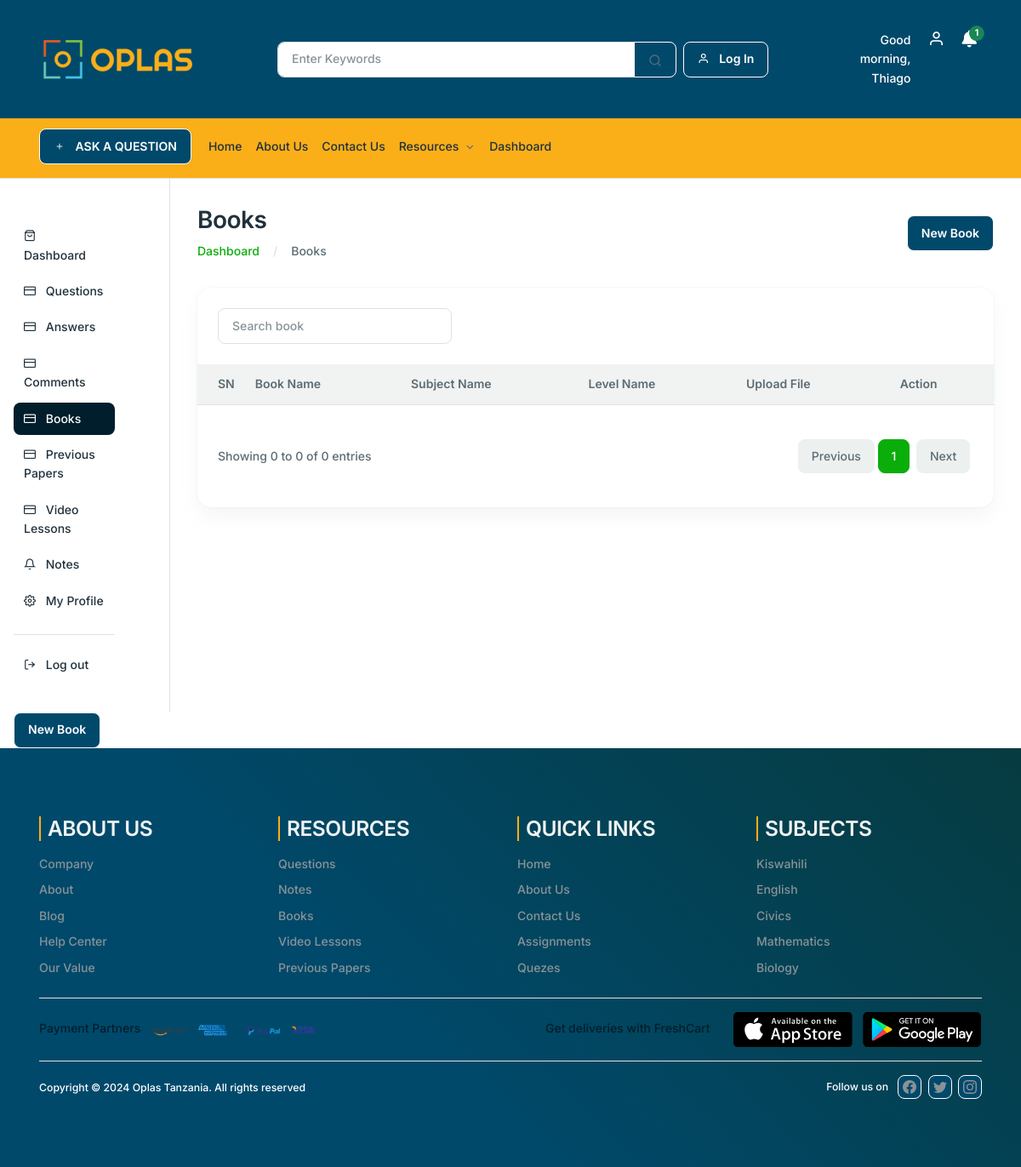
Page /backend-books (signed in) on the earlier database version.
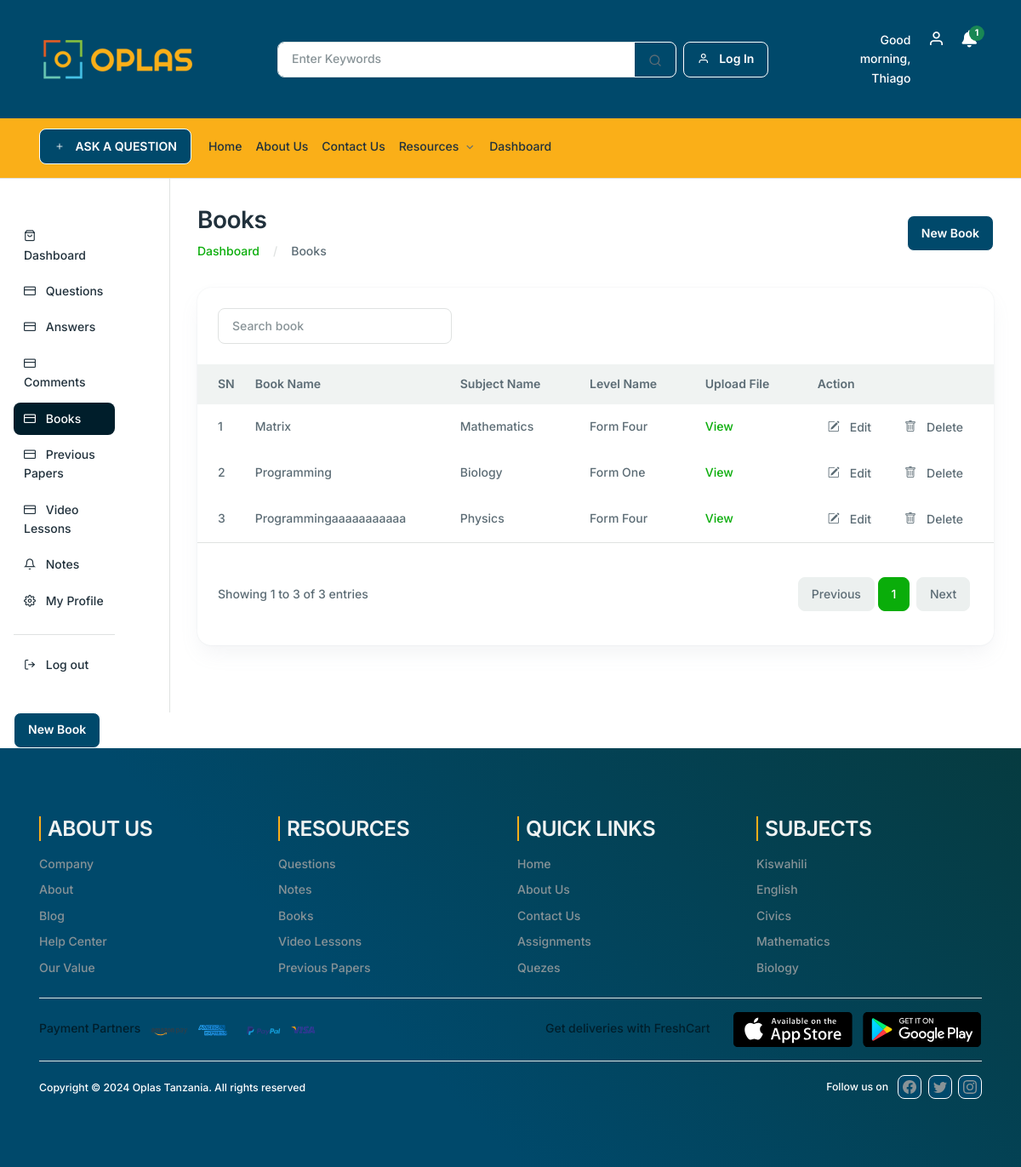
Same page on the later database version.
### base/models.py (models this page shows, shortened)
class Books(models.Model):
    BookName = models.CharField(max_length=100, verbose_name='Book Name')
    SubjectName = models.ForeignKey(Subjects, on_delete=models.CASCADE, verbose_name='Subject Name')
    LevelName = models.ForeignKey(SchoolLevels, on_delete=models.CASCADE, verbose_name='Level Name')
    UploadFile = models.FileField(upload_to="books", max_length=500, null=True, verbose_name='Upload File')
    CreatedDate = models.DateTimeField(auto_now_add=True, verbose_name='Create Date')
    ModifiedDate = models.DateTimeField(auto_now=True, verbose_name='Modified Date')
    display_fields = ['BookName','SubjectName','LevelName','UploadFile','CreatedDate','ModifiedDate']
    class Meta:
        verbose_name = 'Book'
        verbose_name_plural = 'Books'

class Subjects(models.Model):
    SubjectName = models.CharField(max_length=100, verbose_name='Subject Name')
    CreatedDate = models.DateTimeField(auto_now_add=True, verbose_name='Create Date')
    ModifiedDate = models.DateTimeField(auto_now=True, verbose_name='Modified Date')
    display_fields = ['SubjectName', 'CreatedDate','ModifiedDate']
    def __str__(self):
        return self.SubjectName
    class Meta:
        verbose_name = 'Subject'
        verbose_name_plural = 'Subjects'

class SchoolLevels(models.Model):
    LevelName = models.CharField(max_length=100, verbose_name='Level Name')
    level_order = models.IntegerField(unique=True, verbose_name='Level Order')
    CreatedDate = models.DateTimeField(auto_now_add=True, verbose_name='Create Date')
    ModifiedDate = models.DateTimeField(auto_now=True, verbose_name='Modified Date')
    display_fields = ['LevelName','CreatedDate','ModifiedDate']
    def __str__(self):
        return self.LevelName
    class Meta:
        verbose_name = 'School Level'
        verbose_name_plural = 'School Levels'

### base/views.py (the view)
# urls.py: path("backend-books", views.BackendBooks, name="backend_books"),
@login_required(login_url='home')
def BackendBooks(request):
    sitename = "BOOKS | OPLAS TANZANIA"
    page_name = 'BackendBooks'
    books = Books.objects.all()
    if hasattr(request.user, 'teacher'):
        teacher_id = request.user.teacher.id
        subjects = Subjects.objects.filter(
            id__in=AssignToClasses.objects.filter(Teacher_id=teacher_id).values_list('Subject_id', flat=True)
        )
        levels = SchoolLevels.objects.filter(
            id__in=AssignToClasses.objects.filter(Teacher_id=teacher_id).values_list('School__SchoolLevel_id', flat=True)
        )
    else:
        subjects = Subjects.objects.all()
        levels = SchoolLevels.objects.all()
    query = request.GET.get('q', '')
    if query:
        books = Books.objects.filter(
            Q(BookName__icontains=query) |
            Q(SubjectName__SubjectName__icontains=query) |
            Q(LevelName__LevelName__icontains=query)
        )
    else:
        books = Books.objects.all()
    query = request.GET.get('q')
    if query:
        books = Books.objects.filter(
            Q(BookName__icontains=query) |
            Q(SubjectName__SubjectName__icontains=query) |
            Q(LevelName__LevelName__icontains=query)
        )
    else:
        books = Books.objects.all()
    paginator = Paginator(books, 10)
    page_number = request.GET.get('page', 1)
    books_page = paginator.get_page(page_number)
    context = {
        'sitename': sitename,
        'page_name': page_name,
        'books': books_page,
        'subjects': subjects,
        'levels': levels,
    }
    return render(request, 'base/backend-books.html', context)

### base/templates/base/backend-books.html (shortened to what this page needs)
{% extends 'teacher-layout.html' %}
{% load static %}
{% block content %}
<div class="col-lg-10 col-md-10 col-12 mb-5">
    <div class="container-fluid">
        <div class="row mb-8 mt-8">
           <div class="col-md-12">
              <div class="d-md-flex justify-content-between align-items-center">
                 <div>
                    <h2>Books</h2>
                    <nav aria-label="breadcrumb">
                       <ol class="breadcrumb mb-0">
                          <li class="breadcrumb-item"><a href="{% url "dashboard" %}">Dashboard</a></li>
                          <li class="breadcrumb-item" aria-current="page">Books</li>
                       </ol>
                    </nav>
                 </div>
                 <div>
                    <a href="#" class="btn btn-primary" data-bs-toggle="modal"
                    data-bs-target="#paymentModal">New Book</a>
                 </div>
              </div>
           </div>
        </div>
        <div class="row">
           <div class="col-xl-12 col-12 mb-5">
              <div class="card h-100 card-lg">
                 <div class="px-6 py-6">
                    <div class="row justify-content-between">
                       <div class="col-lg-4 col-md-6 col-12 mb-2 mb-lg-0">
                        <form class="d-flex" role="search" method="get" action="{% url 'backend_books' %}">
                            <input class="form-control" type="search" name="q" placeholder="Search book" aria-label="Search" value="{{ request.GET.q }}">
                        </form>
                    </div>
                    </div>
                 </div>
                 <div class="card-body p-0">
                    <div class="table-responsive">
                       <table class="table table-centered table-hover text-nowrap table-borderless mb-0 table-with-checkbox">
                          <thead class="bg-light">
                             <tr>
                                <th>SN</th>
                                <th>Book Name </th>
                                <th>Subject Name</th>
                                <th>Level Name</th>
                                <th> Upload File</th>
                                <th>Action</th>
                             </tr>
                          </thead>
                          <tbody>
                           {% for book in books %}
                             <tr>
                                <td>{{ forloop.counter }}</td>
                                <td> {{ book.BookName }} </td>
                                <td> {{ book.SubjectName }} </td>
                                <td> {{ book.LevelName }} </td>
                                <td> <a href="{{ book.UploadFile.url }}" target="_blank">View</a> </td>
                                <td class="d-flex">
                                    <a class="dropdown-item edit-book-btn" href="#" data-bs-toggle="modal" data-bs-target="#editBookModal{{ book.id }}"
                                    style="cursor: pointer;">
                                       <i class="bi bi-pencil-square me-3"></i>
                                       Edit
                                    </a>
                                    <a class="dropdown-item" href="#" data-bs-toggle="modal" data-bs-target="#deleteConfirmModal{{ book.id }}" style="cursor: pointer;">
                                       <i class="bi bi-trash me-3"></i>
                                       Delete
                                    </a>
                                 </td>
                             </tr>
                             {% endfor %}
                          </tbody>
                       </table>
                    </div>
                 </div>
<div class="border-top d-md-flex justify-content-between align-items-center px-6 py-6">
   <span>
       Showing
       {{ books.start_index }} to {{ books.end_index }} of {{ books.paginator.count }} entries
   </span>
   <nav aria-label="Page navigation" class="mt-4">
    <ul class="pagination justify-content-center">
        {% if books.has_previous %}
            <li class="page-item">
                <a class="page-link mx-1" href="?page={{ books.previous_page_number }}&query={{ query }}" aria-label="Previous">
                    Previous
                </a>
            </li>
        {% else %}
            <li class="page-item disabled">
                <span class="page-link mx-1">Previous</span>
            </li>
        {% endif %}
        {% for num in books.paginator.page_range %}
            {% if num <= 3 or num > books.paginator.num_pages|add:"-2" or num == books.number or num == books.number|add:"-1" or num == books.number|add:"1" %}
                <li class="page-item {% if books.number == num %}active{% endif %}">
                    <a class="page-link" href="?page={{ num }}&query={{ query }}">{{ num }}</a>
                </li>
            {% elif num == 4 or num == books.paginator.num_pages|add:"-3" %}
                <li class="page-item disabled"><span class="page-link">...</span></li>
            {% endif %}
        {% endfor %}
        {% if books.has_next %}
            <li class="page-item">
                <a class="page-link mx-1" href="?page={{ books.next_page_number }}&query={{ query }}" aria-label="Next">
                    Next
                </a>
            </li>
        {% else %}
            <li class="page-item disabled">
                <span class="page-link mx-1">Next</span>
            </li>
        {% endif %}
    </ul>
</nav>
</div>
              </div>
           </div>
        </div>
     </div>
 </div>
<div>
    <a href="#" class="btn btn-primary" data-bs-toggle="modal" data-bs-target="#paymentModal">New Book</a>
</div>
   </div>
   </div>
{% endblock %}

Differences in the rows shown:
added Books: BookName "Matrix", SubjectName "Mathematics", LevelName "Form Four"
added Books: BookName "Programming", SubjectName "Biology", LevelName "Form One"
added Books: BookName "Programmingaaaaaaaaaaa", SubjectName "Physics", LevelName "Form Four"
Other differences:
{{ books.start_index }}: "0" → "1"
{{ books.end_index }}: "0" → "3"
{{ books.paginator.count }}: "0" → "3"
